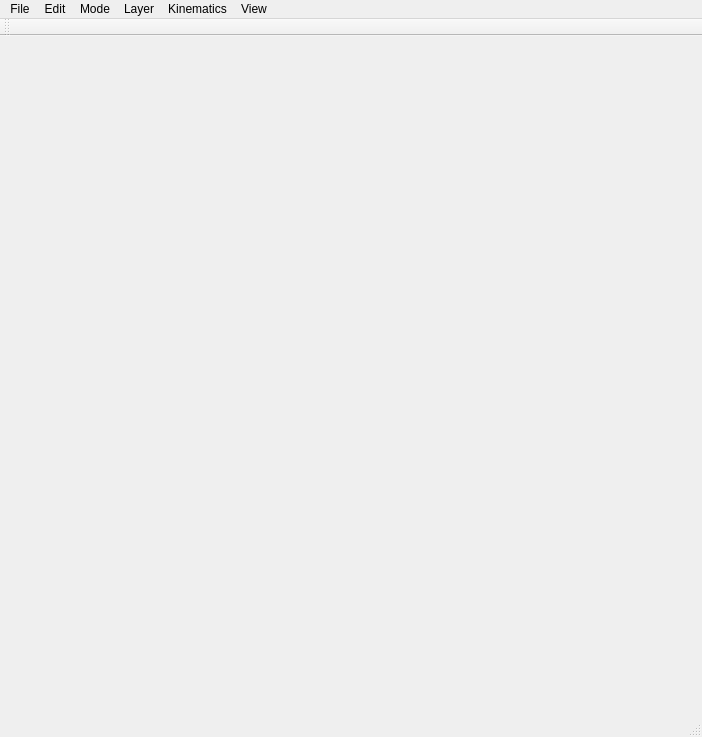
<?xml version="1.0" encoding="UTF-8"?>
<ui version="4.0">
 <class>MainWindowClass</class>
 <widget class="QMainWindow" name="MainWindowClass">
  <property name="geometry">
   <rect>
    <x>0</x>
    <y>0</y>
    <width>702</width>
    <height>737</height>
   </rect>
  </property>
  <property name="windowTitle">
   <string>Kinematic Design 2D (Multi Thread)</string>
  </property>
  <widget class="QWidget" name="centralWidget"/>
  <widget class="QMenuBar" name="menuBar">
   <property name="geometry">
    <rect>
     <x>0</x>
     <y>0</y>
     <width>702</width>
     <height>21</height>
    </rect>
   </property>
   <widget class="QMenu" name="menuFile">
    <property name="title">
     <string>File</string>
    </property>
    <addaction name="actionNew"/>
    <addaction name="actionOpen"/>
    <addaction name="actionSave"/>
    <addaction name="separator"/>
    <addaction name="actionSaveImage"/>
    <addaction name="separator"/>
    <addaction name="actionExit"/>
   </widget>
   <widget class="QMenu" name="menuTool">
    <property name="title">
     <string>Kinematics</string>
    </property>
    <addaction name="actionGenerate4RLinkage"/>
    <addaction name="actionGenerateSliderCrank"/>
    <addaction name="actionGenerateWattI"/>
    <addaction name="separator"/>
    <addaction name="actionRun"/>
    <addaction name="actionRunBackward"/>
    <addaction name="actionStop"/>
    <addaction name="actionResetPosition"/>
    <addaction name="separator"/>
    <addaction name="actionStepForward"/>
    <addaction name="actionStepBackward"/>
    <addaction name="separator"/>
    <addaction name="actionCollisionCheck"/>
   </widget>
   <widget class="QMenu" name="menuMode">
    <property name="title">
     <string>Mode</string>
    </property>
    <widget class="QMenu" name="menuFixed_Body">
     <property name="title">
      <string>Fixed Body</string>
     </property>
     <addaction name="actionFixedRectangle"/>
     <addaction name="actionFixedCircle"/>
     <addaction name="actionFixedPolygon"/>
    </widget>
    <widget class="QMenu" name="menuMoving_Body">
     <property name="title">
      <string>Moving Body</string>
     </property>
     <addaction name="actionMovingRectangle"/>
     <addaction name="actionMovingCircle"/>
     <addaction name="actionMovingPolygon"/>
    </widget>
    <addaction name="actionSelect"/>
    <addaction name="menuFixed_Body"/>
    <addaction name="menuMoving_Body"/>
    <addaction name="separator"/>
    <addaction name="actionLinkageRegion"/>
    <addaction name="actionLinkageAvoidance"/>
    <addaction name="separator"/>
    <addaction name="actionKinematics"/>
   </widget>
   <widget class="QMenu" name="menuLayer">
    <property name="title">
     <string>Layer</string>
    </property>
    <addaction name="actionAddLayer"/>
    <addaction name="actionInsertLayer"/>
    <addaction name="actionDeleteLayer"/>
    <addaction name="separator"/>
   </widget>
   <widget class="QMenu" name="menuEdit">
    <property name="title">
     <string>Edit</string>
    </property>
    <addaction name="actionUndo"/>
    <addaction name="actionRedo"/>
    <addaction name="separator"/>
    <addaction name="actionCopy"/>
    <addaction name="actionPaste"/>
    <addaction name="separator"/>
    <addaction name="actionDelete"/>
    <addaction name="actionSelectAll"/>
    <addaction name="separator"/>
    <addaction name="actionCircularRepeat"/>
   </widget>
   <widget class="QMenu" name="menuView">
    <property name="title">
     <string>View</string>
    </property>
    <addaction name="actionShowSolutions"/>
    <addaction name="actionShowGridLines"/>
    <addaction name="actionShowInputPoses"/>
    <addaction name="actionShowLinkage"/>
   </widget>
   <addaction name="menuFile"/>
   <addaction name="menuEdit"/>
   <addaction name="menuMode"/>
   <addaction name="menuLayer"/>
   <addaction name="menuTool"/>
   <addaction name="menuView"/>
  </widget>
  <widget class="QToolBar" name="mainToolBar">
   <attribute name="toolBarArea">
    <enum>TopToolBarArea</enum>
   </attribute>
   <attribute name="toolBarBreak">
    <bool>false</bool>
   </attribute>
  </widget>
  <widget class="QStatusBar" name="statusBar"/>
  <action name="actionExit">
   <property name="text">
    <string>Exit</string>
   </property>
  </action>
  <action name="actionRun">
   <property name="icon">
    <iconset>
     <normaloff>Resources/run.png</normaloff>Resources/run.png</iconset>
   </property>
   <property name="text">
    <string>Run</string>
   </property>
  </action>
  <action name="actionStop">
   <property name="icon">
    <iconset>
     <normaloff>Resources/stop.png</normaloff>Resources/stop.png</iconset>
   </property>
   <property name="text">
    <string>Stop</string>
   </property>
  </action>
  <action name="actionStepForward">
   <property name="icon">
    <iconset>
     <normaloff>Resources/step_forward.png</normaloff>Resources/step_forward.png</iconset>
   </property>
   <property name="text">
    <string>Step Forward</string>
   </property>
   <property name="shortcut">
    <string>Right</string>
   </property>
  </action>
  <action name="actionStepBackward">
   <property name="icon">
    <iconset>
     <normaloff>Resources/step_backward.png</normaloff>Resources/step_backward.png</iconset>
   </property>
   <property name="text">
    <string>Step Backward</string>
   </property>
   <property name="shortcut">
    <string>Left</string>
   </property>
  </action>
  <action name="actionOpen">
   <property name="icon">
    <iconset>
     <normaloff>Resources/open.png</normaloff>Resources/open.png</iconset>
   </property>
   <property name="text">
    <string>Open</string>
   </property>
   <property name="shortcut">
    <string>Ctrl+O</string>
   </property>
  </action>
  <action name="actionShowCenterPointCurve">
   <property name="checkable">
    <bool>true</bool>
   </property>
   <property name="text">
    <string>Show Center Point Curve</string>
   </property>
  </action>
  <action name="actionShowCirclePointCurve">
   <property name="checkable">
    <bool>true</bool>
   </property>
   <property name="text">
    <string>Show Circle Point Curve</string>
   </property>
  </action>
  <action name="actionSelect">
   <property name="checkable">
    <bool>true</bool>
   </property>
   <property name="icon">
    <iconset>
     <normaloff>Resources/select.png</normaloff>Resources/select.png</iconset>
   </property>
   <property name="text">
    <string>Select</string>
   </property>
  </action>
  <action name="actionFixedRectangle">
   <property name="checkable">
    <bool>true</bool>
   </property>
   <property name="icon">
    <iconset>
     <normaloff>Resources/fixed_rectangle.png</normaloff>Resources/fixed_rectangle.png</iconset>
   </property>
   <property name="text">
    <string>Rectangle</string>
   </property>
  </action>
  <action name="actionFixedPolygon">
   <property name="checkable">
    <bool>true</bool>
   </property>
   <property name="icon">
    <iconset>
     <normaloff>Resources/fixed_polygon.png</normaloff>Resources/fixed_polygon.png</iconset>
   </property>
   <property name="text">
    <string>Polygon</string>
   </property>
  </action>
  <action name="actionLayer1">
   <property name="checkable">
    <bool>true</bool>
   </property>
   <property name="text">
    <string>Layer 1</string>
   </property>
  </action>
  <action name="actionLayer2">
   <property name="checkable">
    <bool>true</bool>
   </property>
   <property name="text">
    <string>Layer 2</string>
   </property>
  </action>
  <action name="actionNew">
   <property name="icon">
    <iconset>
     <normaloff>Resources/new.png</normaloff>Resources/new.png</iconset>
   </property>
   <property name="text">
    <string>New</string>
   </property>
   <property name="shortcut">
    <string>Ctrl+N</string>
   </property>
  </action>
  <action name="actionSave">
   <property name="icon">
    <iconset>
     <normaloff>Resources/save.png</normaloff>Resources/save.png</iconset>
   </property>
   <property name="text">
    <string>Save</string>
   </property>
   <property name="shortcut">
    <string>Ctrl+S</string>
   </property>
  </action>
  <action name="actionKinematics">
   <property name="checkable">
    <bool>true</bool>
   </property>
   <property name="text">
    <string>Kinematics</string>
   </property>
  </action>
  <action name="actionLayer3">
   <property name="checkable">
    <bool>true</bool>
   </property>
   <property name="text">
    <string>Layer 3</string>
   </property>
  </action>
  <action name="actionGenerate4RLinkage">
   <property name="icon">
    <iconset>
     <normaloff>Resources/fourbar_linkage.png</normaloff>Resources/fourbar_linkage.png</iconset>
   </property>
   <property name="text">
    <string>Generate 4R Linkage</string>
   </property>
  </action>
  <action name="actionCollisionCheck">
   <property name="checkable">
    <bool>true</bool>
   </property>
   <property name="text">
    <string>Collision Check</string>
   </property>
  </action>
  <action name="actionUndo">
   <property name="icon">
    <iconset>
     <normaloff>Resources/undo.png</normaloff>Resources/undo.png</iconset>
   </property>
   <property name="text">
    <string>Undo</string>
   </property>
   <property name="shortcut">
    <string>Ctrl+Z</string>
   </property>
  </action>
  <action name="actionRedo">
   <property name="icon">
    <iconset>
     <normaloff>Resources/redo.png</normaloff>Resources/redo.png</iconset>
   </property>
   <property name="text">
    <string>Redo</string>
   </property>
   <property name="shortcut">
    <string>Ctrl+Y</string>
   </property>
  </action>
  <action name="actionCopy">
   <property name="icon">
    <iconset>
     <normaloff>Resources/copy.png</normaloff>Resources/copy.png</iconset>
   </property>
   <property name="text">
    <string>Copy</string>
   </property>
   <property name="shortcut">
    <string>Ctrl+C</string>
   </property>
  </action>
  <action name="actionPaste">
   <property name="icon">
    <iconset>
     <normaloff>Resources/paste.png</normaloff>Resources/paste.png</iconset>
   </property>
   <property name="text">
    <string>Paste</string>
   </property>
   <property name="shortcut">
    <string>Ctrl+V</string>
   </property>
  </action>
  <action name="actionDelete">
   <property name="icon">
    <iconset>
     <normaloff>Resources/delete.png</normaloff>Resources/delete.png</iconset>
   </property>
   <property name="text">
    <string>Delete</string>
   </property>
   <property name="shortcut">
    <string>Del</string>
   </property>
  </action>
  <action name="actionSelectAll">
   <property name="text">
    <string>Select All</string>
   </property>
   <property name="shortcut">
    <string>Ctrl+A</string>
   </property>
  </action>
  <action name="actionRunBackward">
   <property name="text">
    <string>Run Backward</string>
   </property>
  </action>
  <action name="actionFixedCircle">
   <property name="checkable">
    <bool>true</bool>
   </property>
   <property name="icon">
    <iconset>
     <normaloff>Resources/fixed_circle.png</normaloff>Resources/fixed_circle.png</iconset>
   </property>
   <property name="text">
    <string>Circle</string>
   </property>
  </action>
  <action name="actionOptions">
   <property name="text">
    <string>Options</string>
   </property>
  </action>
  <action name="actionLinkageRegion">
   <property name="checkable">
    <bool>true</bool>
   </property>
   <property name="icon">
    <iconset>
     <normaloff>Resources/linkage_region.png</normaloff>Resources/linkage_region.png</iconset>
   </property>
   <property name="text">
    <string>Linkage Region</string>
   </property>
  </action>
  <action name="actionTest">
   <property name="text">
    <string>Test</string>
   </property>
  </action>
  <action name="actionCircularRepeat">
   <property name="text">
    <string>Circular Repeat</string>
   </property>
  </action>
  <action name="actionGenerateSliderCrank">
   <property name="icon">
    <iconset>
     <normaloff>Resources/slider_crank.png</normaloff>Resources/slider_crank.png</iconset>
   </property>
   <property name="text">
    <string>Generate Slider Crank</string>
   </property>
  </action>
  <action name="actionAddLayer">
   <property name="text">
    <string>Add Layer</string>
   </property>
  </action>
  <action name="actionInsertLayer">
   <property name="text">
    <string>Insert Layer</string>
   </property>
  </action>
  <action name="actionDebug">
   <property name="text">
    <string>Debug</string>
   </property>
  </action>
  <action name="actionDeleteLayer">
   <property name="text">
    <string>Delete Layer</string>
   </property>
  </action>
  <action name="actionRectangle_2">
   <property name="text">
    <string>Rectangle</string>
   </property>
  </action>
  <action name="actionMovingRectangle">
   <property name="checkable">
    <bool>true</bool>
   </property>
   <property name="icon">
    <iconset>
     <normaloff>Resources/moving_rectangle.png</normaloff>Resources/moving_rectangle.png</iconset>
   </property>
   <property name="text">
    <string>Rectangle</string>
   </property>
  </action>
  <action name="actionMovingCircle">
   <property name="checkable">
    <bool>true</bool>
   </property>
   <property name="icon">
    <iconset>
     <normaloff>Resources/moving_circle.png</normaloff>Resources/moving_circle.png</iconset>
   </property>
   <property name="text">
    <string>Circle</string>
   </property>
  </action>
  <action name="actionMovingPolygon">
   <property name="checkable">
    <bool>true</bool>
   </property>
   <property name="icon">
    <iconset>
     <normaloff>Resources/moving_polygon.png</normaloff>Resources/moving_polygon.png</iconset>
   </property>
   <property name="text">
    <string>Polygon</string>
   </property>
  </action>
  <action name="actionLinkageAvoidance">
   <property name="checkable">
    <bool>true</bool>
   </property>
   <property name="icon">
    <iconset>
     <normaloff>Resources/linkage_avoidance.png</normaloff>Resources/linkage_avoidance.png</iconset>
   </property>
   <property name="text">
    <string>Linkage Avoidance Region</string>
   </property>
  </action>
  <action name="actionGenerateWattI">
   <property name="icon">
    <iconset>
     <normaloff>Resources/watt_i_linkage.png</normaloff>Resources/watt_i_linkage.png</iconset>
   </property>
   <property name="text">
    <string>Generate Watt I</string>
   </property>
  </action>
  <action name="actionMirror">
   <property name="text">
    <string>Mirror</string>
   </property>
  </action>
  <action name="actionShowSolutions">
   <property name="checkable">
    <bool>true</bool>
   </property>
   <property name="text">
    <string>Show Solutions</string>
   </property>
  </action>
  <action name="actionShowGridLines">
   <property name="checkable">
    <bool>true</bool>
   </property>
   <property name="checked">
    <bool>true</bool>
   </property>
   <property name="text">
    <string>Show Grid Lines</string>
   </property>
  </action>
  <action name="actionShowInputPoses">
   <property name="checkable">
    <bool>true</bool>
   </property>
   <property name="checked">
    <bool>true</bool>
   </property>
   <property name="text">
    <string>Show Input Poses</string>
   </property>
  </action>
  <action name="actionResetPosition">
   <property name="icon">
    <iconset>
     <normaloff>Resources/reset.png</normaloff>Resources/reset.png</iconset>
   </property>
   <property name="text">
    <string>Reset Position</string>
   </property>
  </action>
  <action name="actionSaveImage">
   <property name="text">
    <string>Save Image</string>
   </property>
   <property name="shortcut">
    <string>Ctrl+P</string>
   </property>
  </action>
  <action name="actionShowLinkage">
   <property name="checkable">
    <bool>true</bool>
   </property>
   <property name="checked">
    <bool>true</bool>
   </property>
   <property name="text">
    <string>Show Linkage</string>
   </property>
  </action>
 </widget>
 <layoutdefault spacing="6" margin="11"/>
 <resources>
  <include location="MainWindow.qrc"/>
 </resources>
 <connections/>
</ui>
